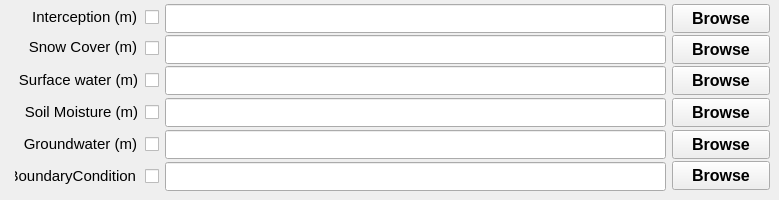
   <widget class="QWidget" name="tab_3">
    <attribute name="title">
     <string>Initial / Boundary Conditions</string>
    </attribute>
    <widget class="QLabel" name="textLabelSoilMoisture">
     <property name="geometry">
      <rect>
       <x>17</x>
       <y>96</y>
       <width>121</width>
       <height>31</height>
      </rect>
     </property>
     <property name="font">
      <font>
       <pointsize>11</pointsize>
      </font>
     </property>
     <property name="text">
      <string>Soil Moisture (m)</string>
     </property>
     <property name="alignment">
      <set>Qt::AlignRight|Qt::AlignTrailing|Qt::AlignVCenter</set>
     </property>
    </widget>
    <widget class="QLabel" name="textLabelBoundaryCondition">
     <property name="geometry">
      <rect>
       <x>15</x>
       <y>160</y>
       <width>121</width>
       <height>31</height>
      </rect>
     </property>
     <property name="font">
      <font>
       <pointsize>11</pointsize>
      </font>
     </property>
     <property name="text">
      <string>BoundaryCondition</string>
     </property>
     <property name="alignment">
      <set>Qt::AlignRight|Qt::AlignTrailing|Qt::AlignVCenter</set>
     </property>
    </widget>
    <widget class="QLineEdit" name="lineEditInterceptionFile">
     <property name="geometry">
      <rect>
       <x>165</x>
       <y>4</y>
       <width>501</width>
       <height>29</height>
      </rect>
     </property>
     <property name="font">
      <font>
       <pointsize>11</pointsize>
       <weight>75</weight>
       <bold>true</bold>
      </font>
     </property>
     <property name="alignment">
      <set>Qt::AlignRight|Qt::AlignTrailing|Qt::AlignVCenter</set>
     </property>
    </widget>
    <widget class="QLineEdit" name="lineEditSurfaceStorageFile">
     <property name="geometry">
      <rect>
       <x>165</x>
       <y>66</y>
       <width>501</width>
       <height>29</height>
      </rect>
     </property>
     <property name="font">
      <font>
       <pointsize>11</pointsize>
       <weight>75</weight>
       <bold>true</bold>
      </font>
     </property>
     <property name="alignment">
      <set>Qt::AlignRight|Qt::AlignTrailing|Qt::AlignVCenter</set>
     </property>
    </widget>
    <widget class="QPushButton" name="pushButtonSnowCoverFile">
     <property name="geometry">
      <rect>
       <x>672</x>
       <y>35</y>
       <width>98</width>
       <height>29</height>
      </rect>
     </property>
     <property name="font">
      <font>
       <pointsize>12</pointsize>
       <weight>75</weight>
       <bold>true</bold>
      </font>
     </property>
     <property name="text">
      <string>Browse</string>
     </property>
     <property name="checkable">
      <bool>false</bool>
     </property>
     <property name="autoDefault">
      <bool>false</bool>
     </property>
     <property name="flat">
      <bool>false</bool>
     </property>
    </widget>
    <widget class="QLabel" name="textLabelGroundwater">
     <property name="geometry">
      <rect>
       <x>16</x>
       <y>128</y>
       <width>121</width>
       <height>31</height>
      </rect>
     </property>
     <property name="font">
      <font>
       <pointsize>11</pointsize>
      </font>
     </property>
     <property name="text">
      <string>Groundwater (m)</string>
     </property>
     <property name="alignment">
      <set>Qt::AlignRight|Qt::AlignTrailing|Qt::AlignVCenter</set>
     </property>
    </widget>
    <widget class="QPushButton" name="pushButtonGroundwaterFile">
     <property name="geometry">
      <rect>
       <x>672</x>
       <y>130</y>
       <width>98</width>
       <height>29</height>
      </rect>
     </property>
     <property name="font">
      <font>
       <pointsize>12</pointsize>
       <weight>75</weight>
       <bold>true</bold>
      </font>
     </property>
     <property name="text">
      <string>Browse</string>
     </property>
     <property name="checkable">
      <bool>false</bool>
     </property>
     <property name="autoDefault">
      <bool>false</bool>
     </property>
     <property name="flat">
      <bool>false</bool>
     </property>
    </widget>
    <widget class="QPushButton" name="pushButtonBoundaryConditionFile">
     <property name="geometry">
      <rect>
       <x>672</x>
       <y>161</y>
       <width>98</width>
       <height>29</height>
      </rect>
     </property>
     <property name="font">
      <font>
       <pointsize>12</pointsize>
       <weight>75</weight>
       <bold>true</bold>
      </font>
     </property>
     <property name="text">
      <string>Browse</string>
     </property>
     <property name="checkable">
      <bool>false</bool>
     </property>
     <property name="autoDefault">
      <bool>false</bool>
     </property>
     <property name="flat">
      <bool>false</bool>
     </property>
    </widget>
    <widget class="QLineEdit" name="lineEditBoundaryConditionFile">
     <property name="geometry">
      <rect>
       <x>165</x>
       <y>162</y>
       <width>501</width>
       <height>29</height>
      </rect>
     </property>
     <property name="font">
      <font>
       <pointsize>11</pointsize>
       <weight>75</weight>
       <bold>true</bold>
      </font>
     </property>
     <property name="alignment">
      <set>Qt::AlignRight|Qt::AlignTrailing|Qt::AlignVCenter</set>
     </property>
    </widget>
    <widget class="QLineEdit" name="lineEditSnowCoverFile">
     <property name="geometry">
      <rect>
       <x>165</x>
       <y>35</y>
       <width>501</width>
       <height>29</height>
      </rect>
     </property>
     <property name="font">
      <font>
       <pointsize>11</pointsize>
       <weight>75</weight>
       <bold>true</bold>
      </font>
     </property>
     <property name="alignment">
      <set>Qt::AlignRight|Qt::AlignTrailing|Qt::AlignVCenter</set>
     </property>
    </widget>
    <widget class="QPushButton" name="pushButtonSurfaceStorageFile">
     <property name="geometry">
      <rect>
       <x>672</x>
       <y>66</y>
       <width>98</width>
       <height>29</height>
      </rect>
     </property>
     <property name="font">
      <font>
       <pointsize>12</pointsize>
       <weight>75</weight>
       <bold>true</bold>
      </font>
     </property>
     <property name="text">
      <string>Browse</string>
     </property>
     <property name="checkable">
      <bool>false</bool>
     </property>
     <property name="autoDefault">
      <bool>false</bool>
     </property>
     <property name="flat">
      <bool>false</bool>
     </property>
    </widget>
    <widget class="QPushButton" name="pushButtonInterceptionFile">
     <property name="geometry">
      <rect>
       <x>672</x>
       <y>4</y>
       <width>98</width>
       <height>29</height>
      </rect>
     </property>
     <property name="font">
      <font>
       <pointsize>12</pointsize>
       <weight>75</weight>
       <bold>true</bold>
      </font>
     </property>
     <property name="text">
      <string>Browse</string>
     </property>
     <property name="checkable">
      <bool>false</bool>
     </property>
     <property name="autoDefault">
      <bool>false</bool>
     </property>
     <property name="flat">
      <bool>false</bool>
     </property>
    </widget>
    <widget class="QPushButton" name="pushButtonSoilMoistureFile">
     <property name="geometry">
      <rect>
       <x>672</x>
       <y>98</y>
       <width>98</width>
       <height>29</height>
      </rect>
     </property>
     <property name="font">
      <font>
       <pointsize>12</pointsize>
       <weight>75</weight>
       <bold>true</bold>
      </font>
     </property>
     <property name="text">
      <string>Browse</string>
     </property>
     <property name="checkable">
      <bool>false</bool>
     </property>
     <property name="autoDefault">
      <bool>false</bool>
     </property>
     <property name="flat">
      <bool>false</bool>
     </property>
    </widget>
    <widget class="QLabel" name="textLabelSnowCover">
     <property name="geometry">
      <rect>
       <x>16</x>
       <y>31</y>
       <width>121</width>
       <height>31</height>
      </rect>
     </property>
     <property name="font">
      <font>
       <pointsize>11</pointsize>
      </font>
     </property>
     <property name="text">
      <string>Snow Cover (m)</string>
     </property>
     <property name="alignment">
      <set>Qt::AlignRight|Qt::AlignTrailing|Qt::AlignVCenter</set>
     </property>
    </widget>
    <widget class="QLineEdit" name="lineEditGroundwaterFile">
     <property name="geometry">
      <rect>
       <x>165</x>
       <y>130</y>
       <width>501</width>
       <height>29</height>
      </rect>
     </property>
     <property name="font">
      <font>
       <pointsize>11</pointsize>
       <weight>75</weight>
       <bold>true</bold>
      </font>
     </property>
     <property name="alignment">
      <set>Qt::AlignRight|Qt::AlignTrailing|Qt::AlignVCenter</set>
     </property>
    </widget>
    <widget class="QLineEdit" name="lineEditSoilMoistureFile">
     <property name="geometry">
      <rect>
       <x>165</x>
       <y>98</y>
       <width>501</width>
       <height>29</height>
      </rect>
     </property>
     <property name="font">
      <font>
       <pointsize>11</pointsize>
       <weight>75</weight>
       <bold>true</bold>
      </font>
     </property>
     <property name="alignment">
      <set>Qt::AlignRight|Qt::AlignTrailing|Qt::AlignVCenter</set>
     </property>
    </widget>
    <widget class="QLabel" name="textLabelInterception">
     <property name="geometry">
      <rect>
       <x>16</x>
       <y>1</y>
       <width>121</width>
       <height>31</height>
      </rect>
     </property>
     <property name="font">
      <font>
       <pointsize>11</pointsize>
      </font>
     </property>
     <property name="text">
      <string>Interception (m)</string>
     </property>
     <property name="alignment">
      <set>Qt::AlignRight|Qt::AlignTrailing|Qt::AlignVCenter</set>
     </property>
    </widget>
    <widget class="QLabel" name="textLabelSurfaceStorage">
     <property name="geometry">
      <rect>
       <x>7</x>
       <y>64</y>
       <width>131</width>
       <height>31</height>
      </rect>
     </property>
     <property name="font">
      <font>
       <pointsize>11</pointsize>
      </font>
     </property>
     <property name="text">
      <string>Surface water (m)</string>
     </property>
     <property name="alignment">
      <set>Qt::AlignRight|Qt::AlignTrailing|Qt::AlignVCenter</set>
     </property>
    </widget>
    <widget class="QCheckBox" name="checkBoxSurfaceStorage">
     <property name="geometry">
      <rect>
       <x>145</x>
       <y>69</y>
       <width>16</width>
       <height>23</height>
      </rect>
     </property>
     <property name="text">
      <string/>
     </property>
    </widget>
    <widget class="QCheckBox" name="checkBoxInterception">
     <property name="geometry">
      <rect>
       <x>145</x>
       <y>6</y>
       <width>16</width>
       <height>23</height>
      </rect>
     </property>
     <property name="text">
      <string/>
     </property>
    </widget>
    <widget class="QCheckBox" name="checkBoxSnowCover">
     <property name="geometry">
      <rect>
       <x>145</x>
       <y>37</y>
       <width>16</width>
       <height>23</height>
      </rect>
     </property>
     <property name="text">
      <string/>
     </property>
    </widget>
    <widget class="QCheckBox" name="checkBoxSoilMoisture">
     <property name="geometry">
      <rect>
       <x>145</x>
       <y>101</y>
       <width>16</width>
       <height>23</height>
      </rect>
     </property>
     <property name="text">
      <string/>
     </property>
    </widget>
    <widget class="QCheckBox" name="checkBoxGroundwater">
     <property name="geometry">
      <rect>
       <x>145</x>
       <y>133</y>
       <width>16</width>
       <height>23</height>
      </rect>
     </property>
     <property name="text">
      <string/>
     </property>
    </widget>
    <widget class="QCheckBox" name="checkBoxBoundaryCondition">
     <property name="geometry">
      <rect>
       <x>145</x>
       <y>165</y>
       <width>16</width>
       <height>23</height>
      </rect>
     </property>
     <property name="text">
      <string/>
     </property>
    </widget>
   </widget>
